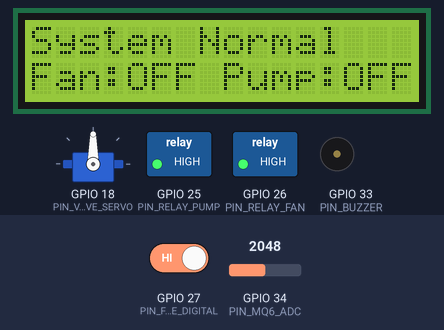
Recording of a sketch running on a simulated ESP32. On the bench: servo, 16×2 character LCD, switched loads named in the sketch (green lamp = pin HIGH), buzzer (waves = sounding, pin HIGH). The test bench sets the inputs (shaded band); at power-on: GPIO 27 (PIN_FLAME_DIGITAL) HIGH, GPIO 34 (PIN_MQ6_ADC) = 2048 (analog values on the 0–4095 scale). WiFi joins after 1.5 s; servers stay silent unless stated; uploads are accepted with an empty reply; EEPROM starts erased.

Above: at 2.1 s.
2.2 s: GPIO 27 (PIN_FLAME_DIGITAL) driven LOW
At 5.1 s:
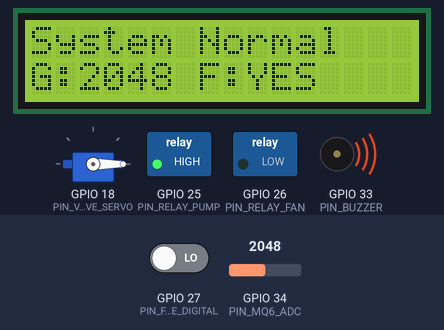
5.2 s: GPIO 27 (PIN_FLAME_DIGITAL) driven HIGH
At 7.1 s:
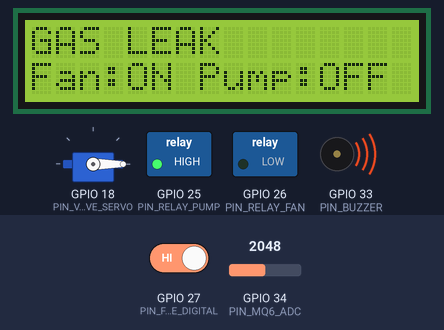
8.2 s: GPIO 34 (PIN_MQ6_ADC) set to 1658
At 9.9 s:
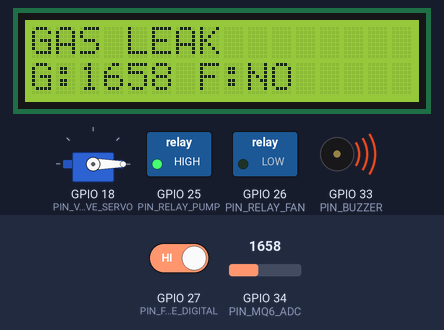
11.2 s: GPIO 34 (PIN_MQ6_ADC) set to 1571
At 12.7 s:
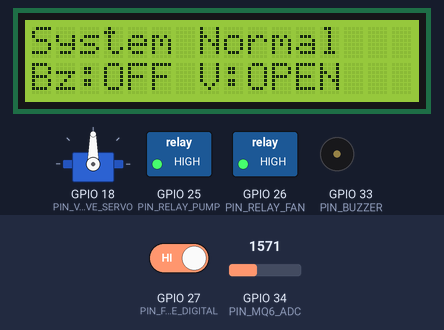
Timing chart, 0 to 14.2 s (numbered marks = the images above; inputs shaded):
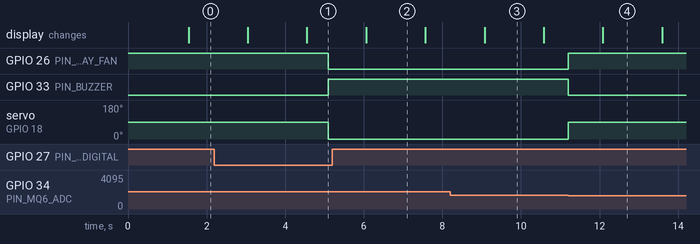

The sketch:

gas_fire_safety.ino
```cpp
/*
  IoT-Based Gas Leakage and Fire Safety System
  Requires ArduinoJson, ESP32Servo, and LiquidCrystal_I2C libraries.

  SAFETY: Test this educational prototype with safe sensor simulations and
  supervised, isolated loads. Do not connect life-safety equipment until a
  qualified engineer has validated hardware, power, fail-safe states, and code.
*/
#include <ArduinoJson.h>
#include <ESP32Servo.h>
#include <HTTPClient.h>
#include <LiquidCrystal_I2C.h>
#include <Preferences.h>
#include <WiFi.h>
#include <WiFiClient.h>
#include <Wire.h>

// -------------------------- USER CONFIGURATION -----------------------------
const char *WIFI_SSID = "YOUR_WIFI_SSID";
const char *WIFI_PASSWORD = "YOUR_WIFI_PASSWORD";
const char *SERVER_BASE_URL = "http://192.168.1.100:3000";
const char *DEVICE_API_KEY = "change-this-device-api-key";
const char *ALERT_PHONE_NUMBER = "+639XXXXXXXXX";

// ESP32 pin map. MQ-6 analog output must be voltage-limited for the ESP32 ADC.
constexpr int PIN_MQ6_ADC = 34;       // ADC1 input-only pin
constexpr int PIN_FLAME_DIGITAL = 27; // Most flame modules assert LOW
constexpr int PIN_RELAY_FAN = 26;     // Relay module default active LOW
constexpr int PIN_RELAY_PUMP = 25;    // Relay module default active LOW
constexpr int PIN_BUZZER = 33;        // Use a driver if required by the buzzer
constexpr int PIN_VALVE_SERVO = 18;   // Servo mechanically closes gas valve at 0 deg
constexpr int PIN_I2C_SDA = 21;       // 16x2 LCD SDA
constexpr int PIN_I2C_SCL = 22;       // 16x2 LCD SCL
constexpr int PIN_GSM_RX = 16;        // ESP32 RX2 <- GSM TX
constexpr int PIN_GSM_TX = 17;        // ESP32 TX2 -> GSM RX (level shift if needed)
constexpr int PIN_RELAY_ON = LOW;
constexpr int PIN_RELAY_OFF = HIGH;
constexpr bool FLAME_ACTIVE_LOW = true;
constexpr int VALVE_OPEN_ANGLE = 90;
constexpr int VALVE_CLOSED_ANGLE = 0;
constexpr uint32_t DEFAULT_GAS_THRESHOLD = 1800; // Raw ADC counts; calibrate on hardware
constexpr uint32_t DEFAULT_DETECTION_DELAY_SECONDS = 5;
constexpr uint32_t CONFIG_POLL_MS = 30000;
constexpr uint32_t DATA_REPORT_MS = 2500;
constexpr uint32_t GAS_CLEAR_HYSTERESIS_PERCENT = 90;
// Wiring: use suitable power supplies for relay loads, servo and GSM modem.
// SIM800L must have a dedicated supply capable of its current bursts; never use
// the ESP32 3.3V pin. Check LCD and sensor logic voltages before connecting.
// ---------------------------------------------------------------------------

struct Telemetry {
  int gasValue;
  bool flameDetected;
  bool fanOn;
  bool pumpOn;
  bool buzzerOn;
  bool regulatorOpen;
  bool gasAlarm;
  bool fireAlarm;
  char status[20];
};

struct DeviceEvent {
  char type[20];
  int gasValue;
  char actions[160];
};

Preferences preferences;
LiquidCrystal_I2C lcd(0x27, 16, 2);
Servo valveServo;
HardwareSerial gsm(2);
QueueHandle_t eventQueue;
portMUX_TYPE stateMux = portMUX_INITIALIZER_UNLOCKED;
Telemetry telemetry = {};
uint32_t gasThreshold = DEFAULT_GAS_THRESHOLD;
uint32_t detectionDelaySeconds = DEFAULT_DETECTION_DELAY_SECONDS;
uint32_t gasCandidateAt = 0;
uint32_t fireCandidateAt = 0;
uint32_t lastLcdUpdate = 0;
uint8_t displayPage = 0;
bool gasAlarmActive = false;
bool fireAlarmActive = false;
bool valveWasClosed = false;
bool lastGasAlarm = false;
bool lastFireAlarm = false;

void queueEvent(const char *type, const char *actions, int gasValue) {
  DeviceEvent event = {};
  strlcpy(event.type, type, sizeof(event.type));
  event.gasValue = gasValue;
  strlcpy(event.actions, actions, sizeof(event.actions));
  if (!eventQueue || xQueueSend(eventQueue, &event, 0) != pdTRUE) {
    Serial.println("Warning: alarm event queue full; event could not be queued");
  }
}

bool flameIsDetected() {
  const int value = digitalRead(PIN_FLAME_DIGITAL);
  return FLAME_ACTIVE_LOW ? value == LOW : value == HIGH;
}

void setRelay(int pin, bool enabled) {
  digitalWrite(pin, enabled ? PIN_RELAY_ON : PIN_RELAY_OFF);
}

void updateDisplay(const Telemetry &state) {
  lcd.setCursor(0, 0);
  if (state.fireAlarm) lcd.print("FIRE DETECTED   ");
  else if (state.gasAlarm) lcd.print("GAS LEAK        ");
  else lcd.print("System Normal   ");
  lcd.setCursor(0, 1);
  char line[17];
  if (displayPage == 0) {
    snprintf(line, sizeof(line), "G:%4d F:%s", state.gasValue, state.flameDetected ? "YES" : "NO");
  } else if (displayPage == 1) {
    snprintf(line, sizeof(line), "Fan:%s Pump:%s", state.fanOn ? "ON" : "OFF", state.pumpOn ? "ON" : "OFF");
  } else {
    snprintf(line, sizeof(line), "Bz:%s V:%s", state.buzzerOn ? "ON" : "OFF", state.regulatorOpen ? "OPEN" : "CLOSED");
  }
  lcd.print(line);
  for (size_t i = strlen(line); i < 16; i++) lcd.print(' ');
}

void applyLocalSafetyLogic() {
  const uint32_t now = millis();
  uint32_t activeThreshold;
  uint32_t activeDelay;
  portENTER_CRITICAL(&stateMux);
  activeThreshold = gasThreshold;
  activeDelay = detectionDelaySeconds;
  portEXIT_CRITICAL(&stateMux);
  const int gasValue = analogRead(PIN_MQ6_ADC);
  const bool flame = flameIsDetected();
  const bool gasAbove = gasValue >= activeThreshold;
  const bool gasSafe = gasValue < (activeThreshold * GAS_CLEAR_HYSTERESIS_PERCENT / 100);

  if (!gasAlarmActive && gasAbove) {
    if (gasCandidateAt == 0) gasCandidateAt = now;
    if (now - gasCandidateAt >= activeDelay * 1000UL) gasAlarmActive = true;
  } else if (!gasAbove) {
    gasCandidateAt = 0;
  }

  if (!fireAlarmActive && flame) {
    if (fireCandidateAt == 0) fireCandidateAt = now;
    if (now - fireCandidateAt >= activeDelay * 1000UL) fireAlarmActive = true;
  } else if (!flame) {
    fireCandidateAt = 0;
  }

  if (gasAlarmActive && !gasSafe) {
    // Keep the alarm latched through the hysteresis band.
  } else if (gasAlarmActive && gasSafe && !flame) {
    gasAlarmActive = false;
  }
  if (fireAlarmActive && !flame && gasSafe) fireAlarmActive = false;

  const bool fan = gasAlarmActive;
  const bool pump = fireAlarmActive;
  const bool buzzer = gasAlarmActive || fireAlarmActive;
  const bool closeValve = gasAlarmActive || fireAlarmActive;

  setRelay(PIN_RELAY_FAN, fan);
  setRelay(PIN_RELAY_PUMP, pump);
  digitalWrite(PIN_BUZZER, buzzer ? HIGH : LOW);
  if (closeValve != valveWasClosed) {
    valveServo.write(closeValve ? VALVE_CLOSED_ANGLE : VALVE_OPEN_ANGLE);
    valveWasClosed = closeValve;
  }

  Telemetry state = {};
  state.gasValue = gasValue;
  state.flameDetected = flame;
  state.fanOn = fan;
  state.pumpOn = pump;
  state.buzzerOn = buzzer;
  state.regulatorOpen = !closeValve;
  state.gasAlarm = gasAlarmActive;
  state.fireAlarm = fireAlarmActive;
  strlcpy(state.status, fireAlarmActive ? "Fire Detected" : gasAlarmActive ? "Gas Leak" : "Normal", sizeof(state.status));
  portENTER_CRITICAL(&stateMux);
  telemetry = state;
  portEXIT_CRITICAL(&stateMux);

  if (gasAlarmActive && !lastGasAlarm) {
    queueEvent("Gas Leak", "gas regulator closed, exhaust fan on, buzzer on", gasValue);
  }
  if (fireAlarmActive && !lastFireAlarm) {
    queueEvent("Fire Detected", "gas regulator closed, water pump on, buzzer on", gasValue);
  }
  if ((!gasAlarmActive && lastGasAlarm) || (!fireAlarmActive && lastFireAlarm)) {
    queueEvent("Cleared", "readings returned to safe range; automatic controls reset", gasValue);
  }
  lastGasAlarm = gasAlarmActive;
  lastFireAlarm = fireAlarmActive;
  if (now - lastLcdUpdate >= 1500) {
    displayPage = (displayPage + 1) % 3;
    updateDisplay(state);
    lastLcdUpdate = now;
  }

}

void sendSms(const char *eventType, int gasValue) {
  if (strlen(ALERT_PHONE_NUMBER) < 8 || strchr(ALERT_PHONE_NUMBER, 'X')) return;
  gsm.println("AT");
  delay(250);
  gsm.println("AT+CMGF=1");
  delay(250);
  gsm.print("AT+CMGS=\"");
  gsm.print(ALERT_PHONE_NUMBER);
  gsm.println("\"");
  delay(500);
  gsm.print("Gas/fire safety alert: ");
  gsm.print(eventType);
  gsm.print(". MQ-6 raw ADC=");
  gsm.print(gasValue);
  gsm.print(". ESP32 safety controls activated.");
  gsm.write(26);
  delay(2500);
}

bool postEvent(const DeviceEvent &event) {
  if (WiFi.status() != WL_CONNECTED) return false;
  WiFiClient client;
  HTTPClient http;
  const String url = String(SERVER_BASE_URL) + "/api/device/event";
  if (!http.begin(client, url)) return false;
  http.setTimeout(800);
  http.addHeader("Content-Type", "application/json");
  http.addHeader("x-device-api-key", DEVICE_API_KEY);
  StaticJsonDocument<384> document;
  document["event_type"] = event.type;
  document["gas_value"] = event.gasValue;
  JsonArray actions = document.createNestedArray("actions");
  actions.add(event.actions);
  String body;
  serializeJson(document, body);
  const int result = http.POST(body);
  if (result < 200 || result >= 300) Serial.printf("Event report failed: HTTP %d\n", result);
  http.end();
  return result >= 200 && result < 300;
}

void reportTelemetry() {
  if (WiFi.status() != WL_CONNECTED) return;
  Telemetry state;
  portENTER_CRITICAL(&stateMux);
  state = telemetry;
  portEXIT_CRITICAL(&stateMux);

  WiFiClient client;
  HTTPClient http;
  const String url = String(SERVER_BASE_URL) + "/api/device/data";
  if (!http.begin(client, url)) return;
  http.setTimeout(800);
  http.addHeader("Content-Type", "application/json");
  http.addHeader("x-device-api-key", DEVICE_API_KEY);
  StaticJsonDocument<384> document;
  document["gas_value"] = state.gasValue;
  document["flame_detected"] = state.flameDetected;
  document["status"] = state.status;
  document["fan_on"] = state.fanOn;
  document["pump_on"] = state.pumpOn;
  document["buzzer_on"] = state.buzzerOn;
  document["regulator_open"] = state.regulatorOpen;
  String body;
  serializeJson(document, body);
  const int result = http.POST(body);
  if (result < 200 || result >= 300) Serial.printf("Telemetry report failed: HTTP %d\n", result);
  http.end();
}

void fetchConfiguration() {
  if (WiFi.status() != WL_CONNECTED) return;
  WiFiClient client;
  HTTPClient http;
  if (!http.begin(client, String(SERVER_BASE_URL) + "/api/device/config")) return;
  http.setTimeout(800);
  http.addHeader("x-device-api-key", DEVICE_API_KEY);
  const int result = http.GET();
  if (result == HTTP_CODE_OK) {
    StaticJsonDocument<128> document;
    const DeserializationError error = deserializeJson(document, http.getString());
    const uint32_t threshold = document["gas_threshold"] | 0;
    const uint32_t delaySeconds = document["detection_delay"] | 0;
    if (!error && threshold >= 100 && threshold <= 4095 && delaySeconds >= 1 && delaySeconds <= 60) {
      portENTER_CRITICAL(&stateMux);
      gasThreshold = threshold;
      detectionDelaySeconds = delaySeconds;
      portEXIT_CRITICAL(&stateMux);
      preferences.putUInt("threshold", threshold);
      preferences.putUInt("delay", delaySeconds);
    }
  } else if (result < 0) {
    Serial.printf("Config fetch failed: %s\n", http.errorToString(result).c_str());
  }
  http.end();
}

void networkTask(void *parameter) {
  uint32_t lastData = 0;
  uint32_t lastConfig = 0;
  uint32_t lastReconnect = 0;
  uint32_t lastEventReport = 0;
  DeviceEvent pendingEvent = {};
  bool hasPendingEvent = false;
  bool smsAttempted = false;
  for (;;) {
    const uint32_t now = millis();
    if (WiFi.status() != WL_CONNECTED && now - lastReconnect >= 10000) {
      WiFi.reconnect();
      lastReconnect = now;
    }
    if (!hasPendingEvent && eventQueue && xQueueReceive(eventQueue, &pendingEvent, 0) == pdTRUE) {
      hasPendingEvent = true;
      smsAttempted = false;
      lastEventReport = now - 3000;
    }
    if (hasPendingEvent) {
      if (!smsAttempted) {
        if (strcmp(pendingEvent.type, "Gas Leak") == 0 || strcmp(pendingEvent.type, "Fire Detected") == 0) {
          sendSms(pendingEvent.type, pendingEvent.gasValue);
        }
        smsAttempted = true;
      }
      if (WiFi.status() == WL_CONNECTED && now - lastEventReport >= 3000) {
        if (postEvent(pendingEvent)) {
          hasPendingEvent = false;
          smsAttempted = false;
        } else {
          lastEventReport = now;
        }
      }
    }
    if (WiFi.status() == WL_CONNECTED) {
      if (now - lastData >= DATA_REPORT_MS) { reportTelemetry(); lastData = now; }
      if (now - lastConfig >= CONFIG_POLL_MS) { fetchConfiguration(); lastConfig = now; }
    }
    vTaskDelay(pdMS_TO_TICKS(100));
  }
}

void setup() {
  Serial.begin(115200);
  pinMode(PIN_MQ6_ADC, INPUT);
  analogReadResolution(12);
  pinMode(PIN_FLAME_DIGITAL, INPUT_PULLUP);
  pinMode(PIN_RELAY_FAN, OUTPUT);
  pinMode(PIN_RELAY_PUMP, OUTPUT);
  pinMode(PIN_BUZZER, OUTPUT);
  setRelay(PIN_RELAY_FAN, false);
  setRelay(PIN_RELAY_PUMP, false);
  digitalWrite(PIN_BUZZER, LOW);
  valveServo.attach(PIN_VALVE_SERVO);
  valveServo.write(VALVE_OPEN_ANGLE);
  Wire.begin(PIN_I2C_SDA, PIN_I2C_SCL);
  lcd.init();
  lcd.backlight();
  lcd.setCursor(0, 0);
  lcd.print("Gas Safety Boot");
  lcd.setCursor(0, 1);
  lcd.print("Local logic ON");

  gsm.begin(9600, SERIAL_8N1, PIN_GSM_RX, PIN_GSM_TX);
  preferences.begin("gas-safety", false);
  gasThreshold = preferences.getUInt("threshold", DEFAULT_GAS_THRESHOLD);
  detectionDelaySeconds = preferences.getUInt("delay", DEFAULT_DETECTION_DELAY_SECONDS);
  if (gasThreshold < 100 || gasThreshold > 4095) gasThreshold = DEFAULT_GAS_THRESHOLD;
  if (detectionDelaySeconds < 1 || detectionDelaySeconds > 60) detectionDelaySeconds = DEFAULT_DETECTION_DELAY_SECONDS;
  eventQueue = xQueueCreate(8, sizeof(DeviceEvent));

  WiFi.mode(WIFI_STA);
  WiFi.begin(WIFI_SSID, WIFI_PASSWORD);
  xTaskCreatePinnedToCore(networkTask, "network", 8192, nullptr, 1, nullptr, 0);
}

void loop() {
  applyLocalSafetyLogic();
  delay(20);
}
```

Measured:
- the behaviour switches between 1620 and 1619 on GPIO 34 (PIN_MQ6_ADC) (found by bisection; images 3 and 4)
- after the input at 2.2 s, the display: first differs from a run without the input after 2.4 s (image 1)
- after the input at 5.2 s, GPIO 25 (PIN_RELAY_PUMP): stays HIGH (without the input it goes to LOW after 2.0 s)
- after the input at 11.2 s, GPIO 26 (PIN_RELAY_FAN): LOW → HIGH at once; GPIO 33 (PIN_BUZZER): HIGH → LOW at once; servo on GPIO 18 (PIN_VALVE_SERVO): 0° → 90° at once; the display: changes after 0.89 s (image 4)
- what the display in image 2 shows lasts 1.5 s, from 6.1 s to 7.6 s
